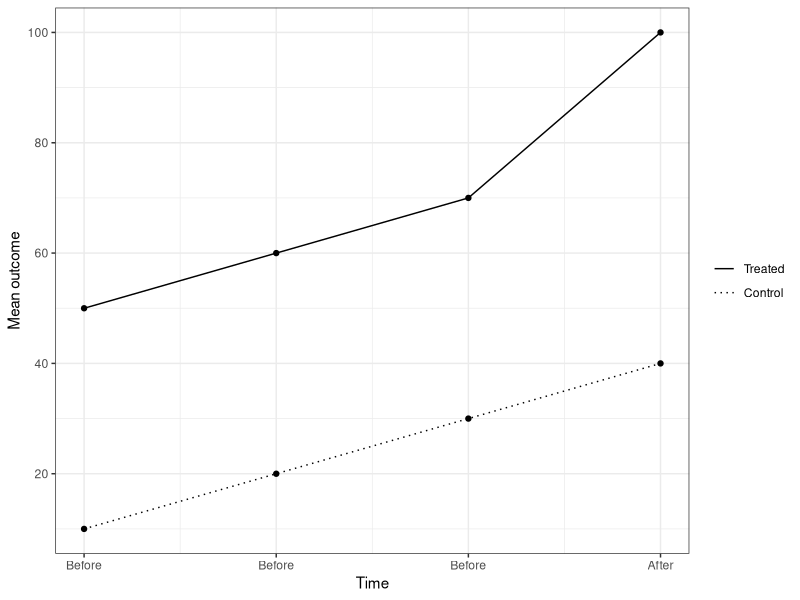
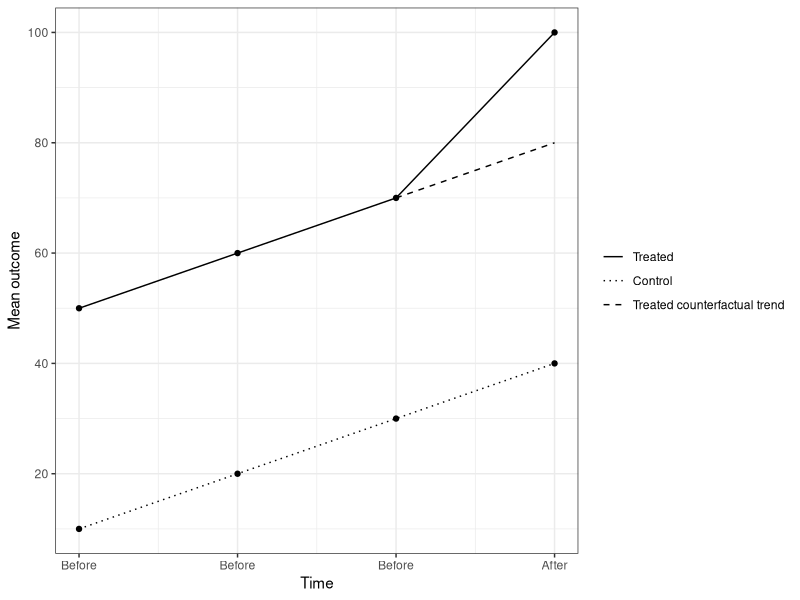
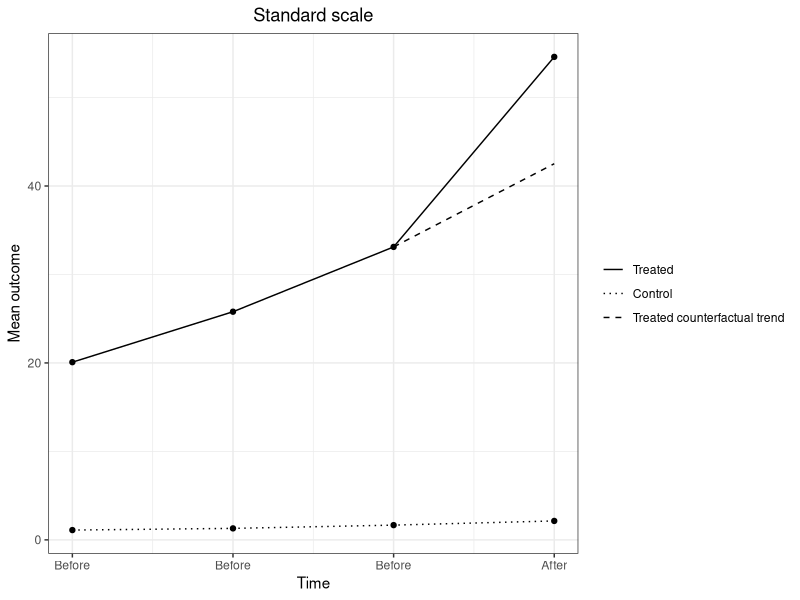
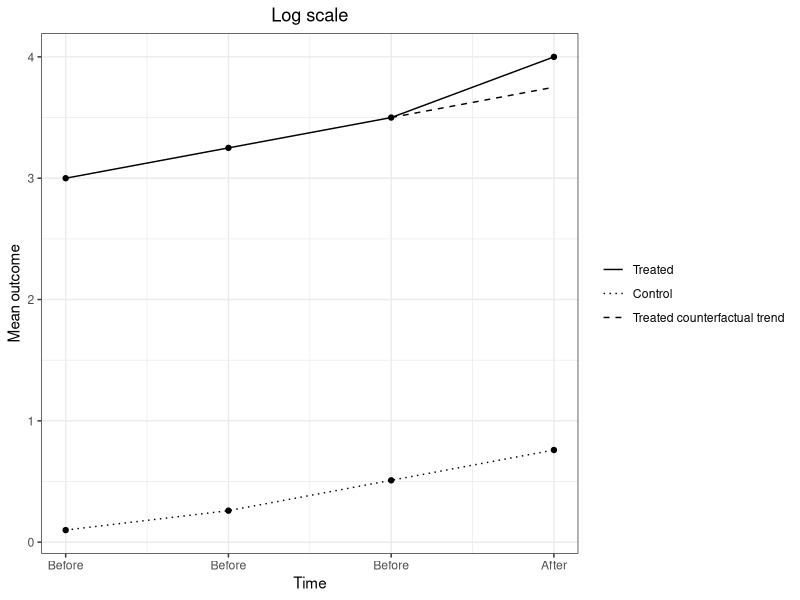

Write R code to recreate these figures, in order.
#setwd(dirname(rstudioapi::getActiveDocumentContext()$path))

library(dplyr)
library(tidyverse)
library(magrittr)
library(pbapply)
library(parallel)
library(haven)

DID_data <- data.frame(mean_outcome = c(NA, NA, 70, 80,
                                        50, 60, 70, 100,
                                        10, 20, 30, 40),
                       Treatment = rep(x = c("Treated counterfactual trend", "Treated", "Control"), each = 4),
                       Period = rep(x = c(-1, 0, 1, 2), times = 3))
DID_data$Treatment <- factor(x =DID_data$Treatment,
                             levels = c("Treated", "Control", "Treated counterfactual trend"))

DID_plot <- ggplot(data = filter(.data = DID_data,
                                 Treatment != "Treated counterfactual trend"),
                      mapping = aes(x = Period,
                                    y = mean_outcome,
                                    group = Treatment)) +
  geom_point(data = subset(x = DID_data,
                           subset = Treatment %in% c("Treated",
                                                     "Control"))) +
  geom_line(mapping = aes(linetype = Treatment)) +
  scale_linetype_manual(values = c("solid", "dotted")) +
  xlab("Time") +
  ylab("Mean outcome") +
  scale_x_continuous(breaks = -1:2, labels = c("Before", "Before", "Before", "After")) +
  scale_y_continuous(breaks = c(0, 20, 40, 60, 80, 100)) +
  theme_bw() +
  theme(plot.title = element_text(hjust = 0.5),
        legend.title = element_blank(),
        legend.position = "right")

ggsave(plot = DID_plot,
       file = "DID_plot.pdf",
       width = 6,
       height = 4,
       units = "in",
       dpi = 600)

DID_pt_plot <- ggplot(data = DID_data,
                       mapping = aes(x = Period,
                                     y = mean_outcome,
                                     group = Treatment)) +
  geom_point(data = subset(x = DID_data,
                           subset = Treatment %in% c("Treated",
                                                     "Control"))) +
  geom_line(mapping = aes(linetype = Treatment)) +
  scale_linetype_manual(values = c("solid", "dotted", "dashed")) +
  xlab("Time") +
  ylab("Mean outcome") +
  scale_x_continuous(breaks = -1:2, labels = c("Before", "Before", "Before", "After")) +
  scale_y_continuous(breaks = c(0, 20, 40, 60, 80, 100)) +
  theme_bw() +
  theme(plot.title = element_text(hjust = 0.5),
        legend.title = element_blank(),
        legend.position = "right")

ggsave(plot = DID_pt_plot,
       file = "DID_pt_plot.pdf",
       width = 6,
       height = 4,
       units = "in",
       dpi = 600)


ATT <- exp(4) - exp(3.75)
round(x = ATT, digits = 2)
DID_est <- exp(4) - exp(3.5) - (exp(.76) - exp(.51))
round(x = DID_est, digits = 2)
ATT - DID_est


standard_scale_DID_data <- data.frame(mean_outcome = c(NA, NA, exp(3.5), exp(3.75),
                                                       exp(3), exp(3.25), exp(3.5), exp(4),
                                                       exp(.1), exp(.26), exp(.51), exp(.76)),
                                       Treatment = rep(x = c("Treated counterfactual trend", "Treated", "Control"), each = 4),
                                       Period = rep(x = c(-1, 0, 1, 2), times = 3))
standard_scale_DID_data$Treatment <- factor(x = standard_scale_DID_data$Treatment,
                                            levels = c("Treated", "Control", "Treated counterfactual trend"))

standard_scale_DID_plot <- ggplot(data = standard_scale_DID_data,
                             mapping = aes(x = Period,
                                           y = mean_outcome,
                                           group = Treatment)) +
  geom_point(data = subset(x = standard_scale_DID_data,
                           subset = Treatment %in% c("Treated",
                                                     "Control"))) +
  geom_line(mapping = aes(linetype = Treatment)) +
  scale_linetype_manual(values = c("solid", "dotted", "dashed")) +
  xlab("Time") +
  ylab("Mean outcome") +
  scale_x_continuous(breaks = -1:2, labels = c("Before", "Before", "Before", "After")) +
  scale_y_continuous(breaks = c(0, 20, 40, 60)) +
  theme_bw() +
  ggtitle(label = "Standard scale") +
  theme(plot.title = element_text(hjust = 0.5),
        legend.title = element_blank(),
        legend.position = "right")

ggsave(plot = standard_scale_DID_plot,
       file = "standard_scale_DID_plot.pdf",
       width = 6,
       height = 4,
       units = "in",
       dpi = 600)

log_scale_ATT <- log(exp(4)) - log(exp(3.75))
round(x = log_scale_ATT, digits = 2)
log_scale_DID_est <- log(exp(4)) - log(exp(3.5)) - (log(exp(.76)) - log(exp(.51)))
round(x = log_scale_DID_est, digits = 2)
log_scale_ATT - log_scale_DID_est

log_scale_DID_data <- data.frame(mean_outcome = c(NA, NA, log(exp(3.5)), log(exp(3.75)),
                                                  log(exp(3)), log(exp(3.25)), log(exp(3.5)), log(exp(4)),
                                                  log(exp(.1)), log(exp(.26)), log(exp(.51)), log(exp(.76))),
                                 Treatment = rep(x = c("Treated counterfactual trend", "Treated", "Control"), each = 4),
                                 Period = rep(x = c(-1, 0, 1, 2), times = 3))
log_scale_DID_data$Treatment <- factor(x = log_scale_DID_data$Treatment,
                                       levels = c("Treated", "Control", "Treated counterfactual trend"))

log_scale_DID_plot <- ggplot(data = log_scale_DID_data,
                             mapping = aes(x = Period,
                                           y = mean_outcome,
                                           group = Treatment)) +
  geom_point(data = subset(x = log_scale_DID_data,
                           subset = Treatment %in% c("Treated",
                                                     "Control"))) +
  geom_line(mapping = aes(linetype = Treatment)) +
  scale_linetype_manual(values = c("solid", "dotted", "dashed")) +
  xlab("Time") +
  ylab("Mean outcome") +
  scale_x_continuous(breaks = -1:2, labels = c("Before", "Before", "Before", "After")) +
  theme_bw() +
  ggtitle(label = "Log scale") +
  theme(plot.title = element_text(hjust = 0.5),
        legend.title = element_blank(),
        legend.position = "right")

ggsave(plot = log_scale_DID_plot,
       file = "log_scale_DID_plot.pdf",
       width = 6,
       height = 4,
       units = "in",
       dpi = 600)
